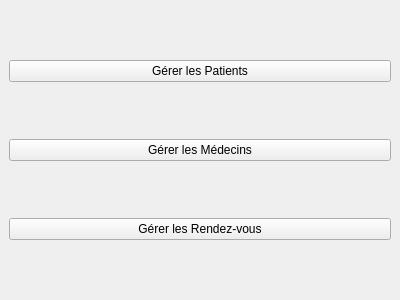
<?xml version="1.0" encoding="UTF-8"?>
<ui version="4.0">
 <class>MainWindow</class>
 <widget class="QMainWindow" name="MainWindow">
  <property name="geometry">
   <rect>
    <x>0</x>
    <y>0</y>
    <width>400</width>
    <height>300</height>
   </rect>
  </property>
  <property name="windowTitle">
   <string>Gestion Hospitalière</string>
  </property>
  <widget class="QWidget" name="centralwidget">
   <layout class="QVBoxLayout" name="verticalLayout">
    <item>
     <widget class="QPushButton" name="btnGererPatients">
      <property name="text">
       <string>Gérer les Patients</string>
      </property>
     </widget>
    </item>
    <item>
     <widget class="QPushButton" name="btnGererMedecins">
      <property name="text">
       <string>Gérer les Médecins</string>
      </property>
     </widget>
    </item>
    <item>
     <widget class="QPushButton" name="btnGererRendezVous">
      <property name="text">
       <string>Gérer les Rendez-vous</string>
      </property>
     </widget>
    </item>
   </layout>
  </widget>
 </widget>
 <resources/>
 <connections/>
</ui>
